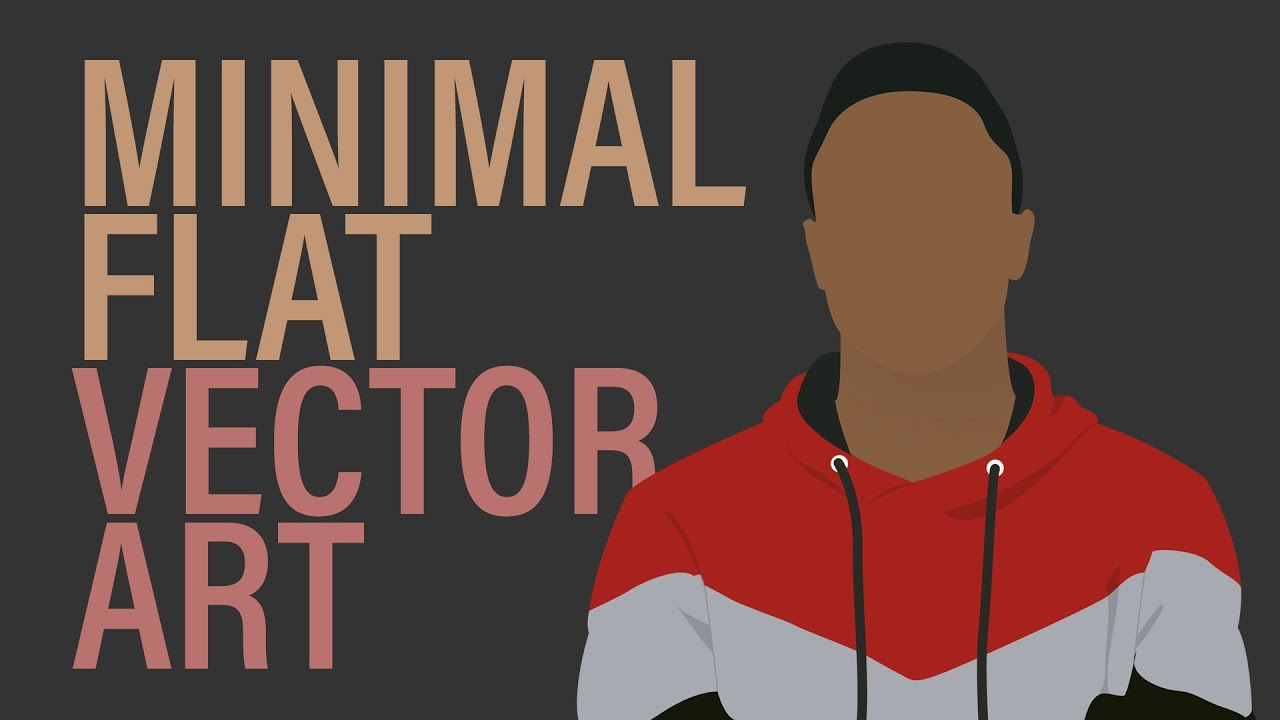
#> input picture image.jpg, 1280 x 720 px
$ python 'edge detection.py'
#> lines starting #> are read from the running program, lines starting #| are printed output that depends on the picture; after the words box and inside, x2 and y2 are one past the last pixel; in counts of white or black regions, pixels touching at a corner belong together
#Write Python Program for edge detection
import cv2
# Load the image
image = cv2.imread('image.jpg', cv2.IMREAD_GRAYSCALE)
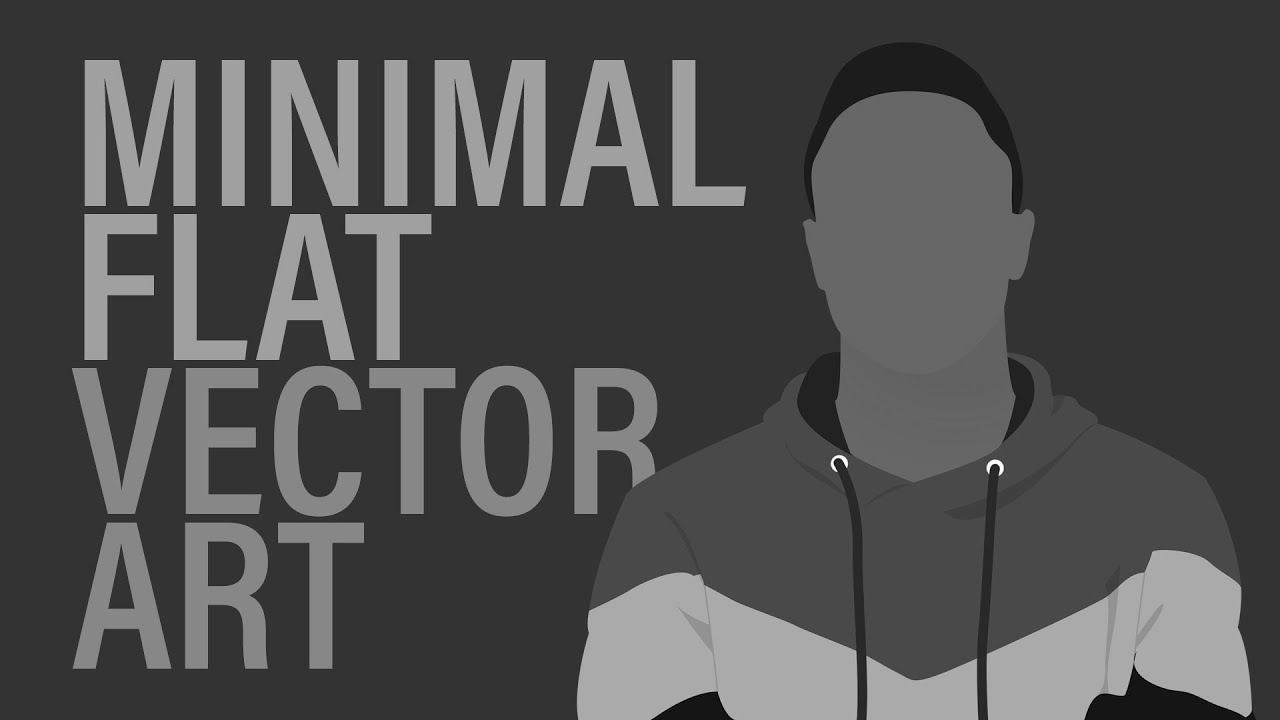
#> image: shape (720, 1280); min 0, max 255, mean 78.2
# Apply Gaussian blur to reduce noise
#blur = cv2.GaussianBlur(image, (5,5), 0)
# Apply Canny edge detection
edges = cv2.Canny(image, 50, 150) # You can adjust the thresholds
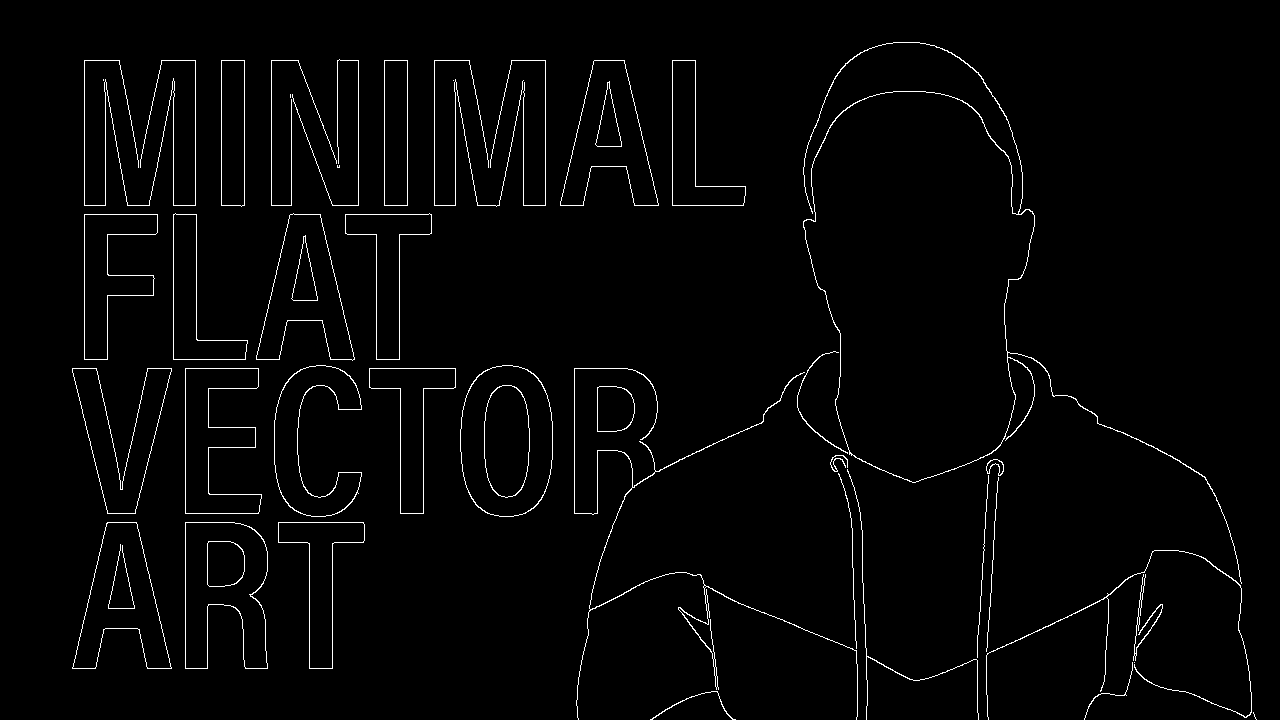
#> edges: shape (720, 1280); 2% white in thin lines or dots, all inside (x1, y1, x2, y2) = (72, 42, 1257, 720)
# Display the original and edge-detected images
cv2.imshow('Original Image', image)
cv2.imshow('Edges', edges)
cv2.waitKey(0)
#> (the run stopped early here; a loop or call above may not have finished)
